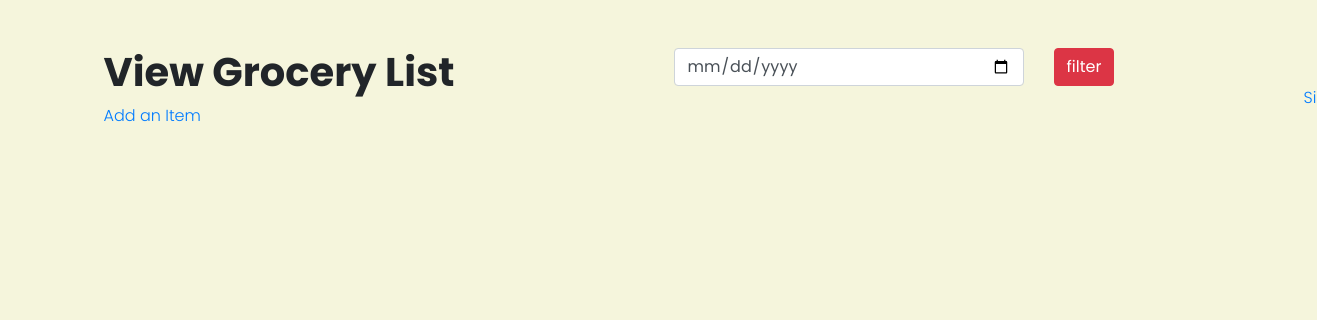
The app's page /index (signed in), older data.
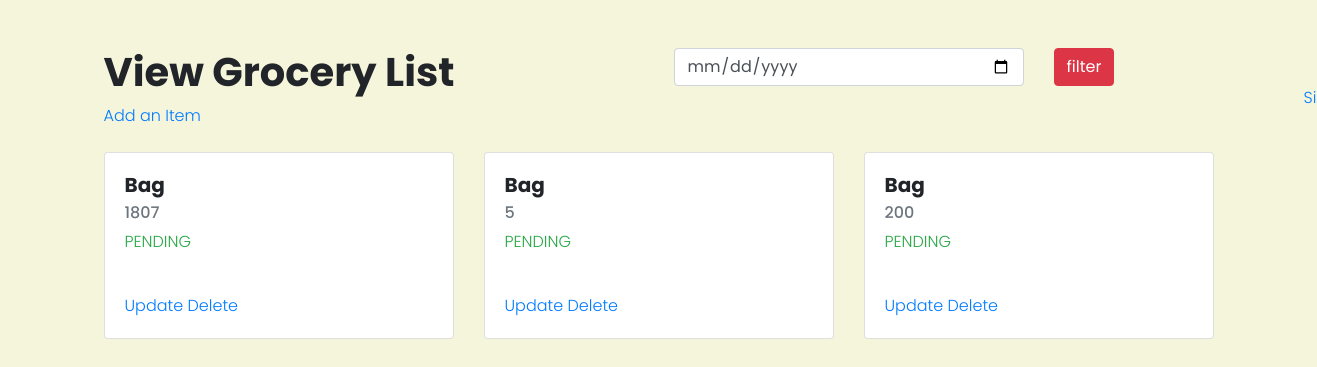
The same page, newer data.
### sbs/models.py (models this page shows, shortened)
class Items(models.Model):
    id=models.AutoField(primary_key=True)
    user=models.ForeignKey(User,on_delete=models.CASCADE,default=User)
    Item=models.CharField(max_length=50)
    Quantity=models.CharField(max_length=50)
    slug=models.SlugField()
    status=models.CharField(max_length=500)
    date = models.DateField(default=datetime.now)

### sbs/views.py (the view)
# urls.py: path('index', index, name="home"),
@login_required
def index(request):
    user=request.user
    myitems=Items.objects.filter(user=user)
    context={
        'It': myitems
    }
    return render(request,"index.html",context)

### templates/index.html (shortened to what this page needs)
<html>
    <head>
        <link rel="stylesheet" href="https://maxcdn.bootstrapcdn.com/bootstrap/4.4.1/css/bootstrap.min.css">
        <link rel="stylesheet" href="static/css/style.css">
    </head>
    <body>
        <div class="container mt-5">
            <div class="row">
                <div class="col-lg-6">
                    <h1>View Grocery List</h1>
                    <a href="/add">Add an Item</a>
                </div>
                <div class="col-lg-6 float-right">
                    <div class="row">
                        <div class="col-lg-8">
                            <form action="/filter" method="get">
                            <input type="date" name="q" id="id_q" class="form-control" value="Filter">
                        </div>
                    <div class="col-lg-4">
                            <a href="filter/{{query}}"></a> <input type="submit" class="btn btn-danger" value="filter">
                            {% if user.is_authenticated %}
                    <a style="margin-left: 250px;" href="{% url 'account_logout' %}">SignOut</a>
                    {%else%}
                    <a style="margin-left: 250px;" href="{% url 'account_login' %}">SignIn</a>
                    {% endif %}
                        </div>
                    </div>
                </div></form>
            </div>
            <div class="row mt-4">
                {% for i in It %}
                <div class="col-lg-4">
                    <div class="card">
                        <div class="card-body">
                          <h5 class="card-title">{{i.Item}}</h5>
                          <h6 class="card-subtitle mb-2 text-muted">{{i.Quantity}}</h6>
                          <p class="text-success">{{i.status}}</p>
                          <br>
                          <a href="/edit/{{i.pk}}">Update</a>
                           <a href="/delete/{{i.id}}" style="height: 10%;">Delete</a>
                        </div>
                      </div>
                </div>
                {% endfor %}
            </div>
        </div>
    </body>
</html>

### static/css/style.css (style rules this page uses)
body { font-family: 'Poppins', sans-serif; font-weight: 300; background-color: beige; }
h1, h2, h3, h4, h5 { font-family: 'Poppins', sans-serif; font-weight: 700; }

Row changes from the older to the newer data that the page shows:
added Items: Item "Bag", Quantity "1807", status "PENDING"
added Items: Item "Bag", Quantity "5", status "PENDING"
added Items: Item "Bag", Quantity "200", status "PENDING"
